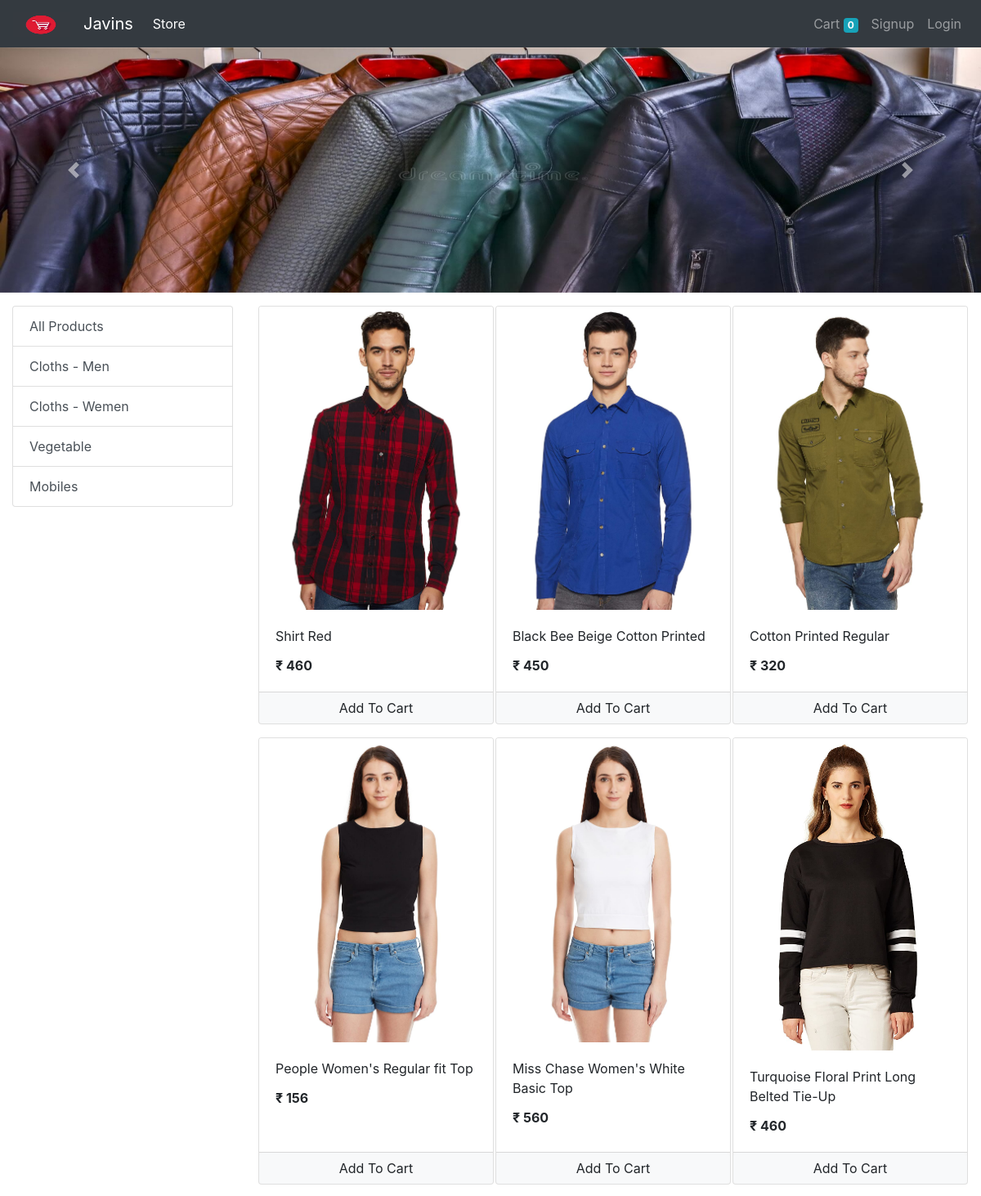
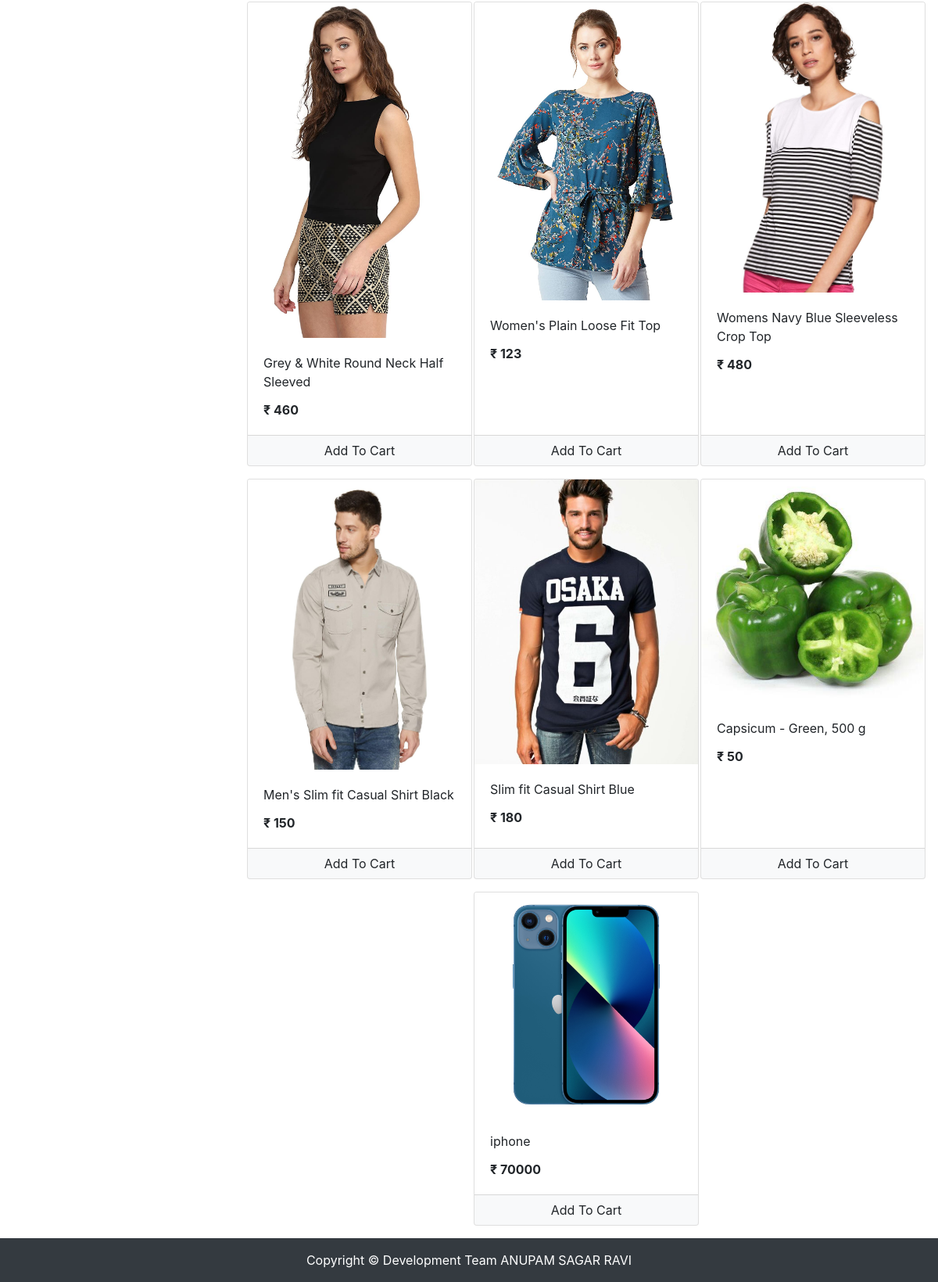
The app's page /store with its own data (2 pictures, top to bottom).
### store/models/category.py (models this page shows, shortened)
class Category(models.Model):
    id = models.AutoField(primary_key=True)
    name = models.CharField(max_length=20)
    @staticmethod
    def get_all_categories():
        return Category.objects.all()

### store/models/product.py (models this page shows, shortened)
class Product(models.Model):
    id = models.AutoField(primary_key=True)
    name = models.CharField(max_length=50)
    price = models.IntegerField(default=0)
    category = models.ForeignKey(Category, on_delete=models.CASCADE, default=1)
    description = models.CharField(max_length=200, default='' , null=True , blank=True)
    image = models.ImageField(upload_to='uploads/products/')
    @staticmethod
    def get_all_products():
        return Product.objects.all()

### store/views/home.py (the view)
# urls.py: path('' , include('store.urls'))
def store(request):
    cart = request.session.get('cart')
    if not cart:
        request.session['cart'] = {}
    products = None
    categories = Category.get_all_categories()
    categoryID = request.GET.get('category')
    if categoryID:
        products = Product.get_all_products_by_categoryid(categoryID)
    else:
        products = Product.get_all_products();
    data = {}
    data['products'] = products
    data['categories'] = categories
    print('you are : ', request.session.get('email'))
    return render(request, 'index.html', data)

### store/templatetags/cart.py (called while the page is built)
@register.filter(name='is_in_cart')
def is_in_cart(product  , cart):
    keys = cart.keys()
    for id in keys:
        if int(id) == product.id:
            return True
    return False;

### store/templatetags/custom_filter.py (called while the page is built)
@register.filter(name='currency')
def currency(number):
    return "₹ "+str(number)

### store/templates/index.html (shortened to what this page needs)
{% extends 'base.html' %}
{% block content %}
{% load cart %}
{% load custom_filter %}
<div class="container-fluid mt-3">
	<div class="row">
		<div class="col-lg-3 mx-auto">
			<div class="list-group">
				<a href="/" class="list-group-item list-group-item-action">All Products</a>
				{% for category in categories %}
				<a href="/?category={{category.id}}"
					class="list-group-item list-group-item-action">{{category.name}}</a>
				{% endfor %}
			</div>
		</div>
		<div id='products' class="col-lg-9 mx-auto">
			<div class="row mx-auto">
				{% for product in products %}
				<div class="card mx-auto mb-3" id={{product.id}} style="width: 18rem;">
					<img class="card-img-top" src="{{product.image.url}}" alt="Card image cap">
					<div class="card-body">
						<p class="card-title">{{product.name}}</p>
						<p class="card-text"><b>{{product.price|currency}}</b></p>
					</div>
					<div class="card-footer p-0 no-gutters">
						{% if product|is_in_cart:request.session.cart %}
						<div class="row no-gutters">
							<form action="/#{{product.id}}" class="col-2 " method="post">
								{% csrf_token %}
								<input hidden type="text" name='product' value='{{product.id}}'>
								<input hidden type="text" name='remove' value='True'>
								<input type="submit" value=" - " class="btn btn-block btn-light border-right">
							</form>
							<div class="text-center col">{{product|cart_quantity:request.session.cart}} in Cart</div>
							<form action="/#{{product.id}}" class="col-2 " method="post">
								{% csrf_token %}
								<input hidden type="text" name='product' value='{{product.id}}'>
								<input type="submit" value=" + " class="btn btn-block btn-light border-left">
							</form>
						</div>
						{% else %}
						<form action="/#{{product.id}}" method="POST" class="btn-block">
							<input type="submit" class="float-right btn btn-light  form-control"
								value="Add To Cart">
						</form>
						{% endif %}
					</div>
				</div>
				{% endfor %}
			</div>
		</div>
	</div>
</div>
<footer class="py-3 bg-dark">
    <div class="container"><p class="m-0 text-center text-white">Copyright &copy; Development Team ANUPAM SAGAR RAVI</p></div>
</footer>
{% endblock %}

### store/templates/base.html (shortened to what this page needs)
<!doctype html>
<html lang="en">
<head>
  <link href="https://cdn.jsdelivr.net/npm/bootstrap-icons@1.5.0/font/bootstrap-icons.css" rel="stylesheet" />
  <link rel="stylesheet" href="https://maxcdn.bootstrapcdn.com/bootstrap/4.0.0/css/bootstrap.min.css"
>
</head>
<body>
  <nav class="
  sticky-top navbar
  navbar-expand-lg
  navbar-dark bg-dark">
   <a class="navbar-brand" href="/">
    <img src="static/anup.jpg" width="70" height="30" alt="">
  </a>
    <a class="navbar-brand" href="/">Javins</a>
    <div class="collapse navbar-collapse" id="navbarSupportedContent">
      <ul class="navbar-nav mr-auto">
        <li class="nav-item active">
          <a class="nav-link" href="/store">Store <span class="sr-only">(current)</span></a>
        </li>
      </ul>
      <ul class=" navbar-nav my-2 my-lg-0">
        <li class="nav-item ">
          <a class="nav-link" href="/cart">Cart
            <span class="badge badge-info">{{request.session.cart.keys|length}}</span>
            <span class="sr-only">(current)</span></a>
        </li>
        {% if request.session.customer %}
        <li class="nav-item ">
          <a class="nav-link" href="/orders">Orders<span class="sr-only">(current)</span></a>
        </li>
        <li class="nav-item ">
          <a class="nav-link" href="/logout">Logout<span class="sr-only">(current)</span></a>
        </li>
        {% else %}
        <li class="nav-item ">
          <a class="nav-link" href="/signup">Signup<span class="sr-only">(current)</span></a>
        </li>
        <li class="nav-item ">
          <a class="nav-link" href="/login">Login<span class="sr-only">(current)</span></a>
        </li>
        {% endif %}
      </ul>
    </div>
  </nav>
  <div id="carouselExampleControls" class="carousel slide" data-ride="carousel">
    <div class="carousel-inner">
      <div class="carousel-item active">
        <img class="d-block w-100" src="static/anup2.jpg" alt="First slide">
      </div>
    </div>
    <a class="carousel-control-prev" href="#carouselExampleControls" role="button" data-slide="prev">
      <span class="carousel-control-prev-icon" aria-hidden="true"></span>
    </a>
    <a class="carousel-control-next" href="#carouselExampleControls" role="button" data-slide="next">
      <span class="carousel-control-next-icon" aria-hidden="true"></span>
    </a>
  </div>
    {% block content %}{% endblock %}
</body>
</html>

### store/templates/base.html (style rules this page uses)
nav { background-color: black; }

### records on screen
Category: name "Cloths - Men"
Category: name "Cloths - Wemen"
Category: name "Vegetable"
Category: name "Mobiles"
Product: image (picture), name "Shirt Red", price "₹ 460"
Product: image (picture), name "Black Bee Beige Cotton Printed", price "₹ 450"
Product: image (picture), name "Cotton Printed Regular", price "₹ 320"
Product: image (picture), name "People Women's Regular fit Top", price "₹ 156"
Product: image (picture), name "Miss Chase Women's White Basic Top", price "₹ 560"
Product: image (picture), name "Turquoise Floral Print Long Belted Tie-Up", price "₹ 460"
Product: image (picture), name "Grey & White Round Neck Half Sleeved", price "₹ 460"
Product: image (picture), name "Women's Plain Loose Fit Top", price "₹ 123"
Product: image (picture), name "Womens Navy Blue Sleeveless Crop Top", price "₹ 480"
Product: image (picture), name "Men's Slim fit Casual Shirt Black", price "₹ 150"
Product: image (picture), name "Slim fit Casual Shirt Blue", price "₹ 180"
Product: {{ product.id }} 18 (drawn), image (picture), name "Capsicum - Green, 500 g", price "₹ 50"
Product: image (picture), name "iphone", price "₹ 70000"

### other values on screen
{{ request.session.cart.keys|length }} "0"
